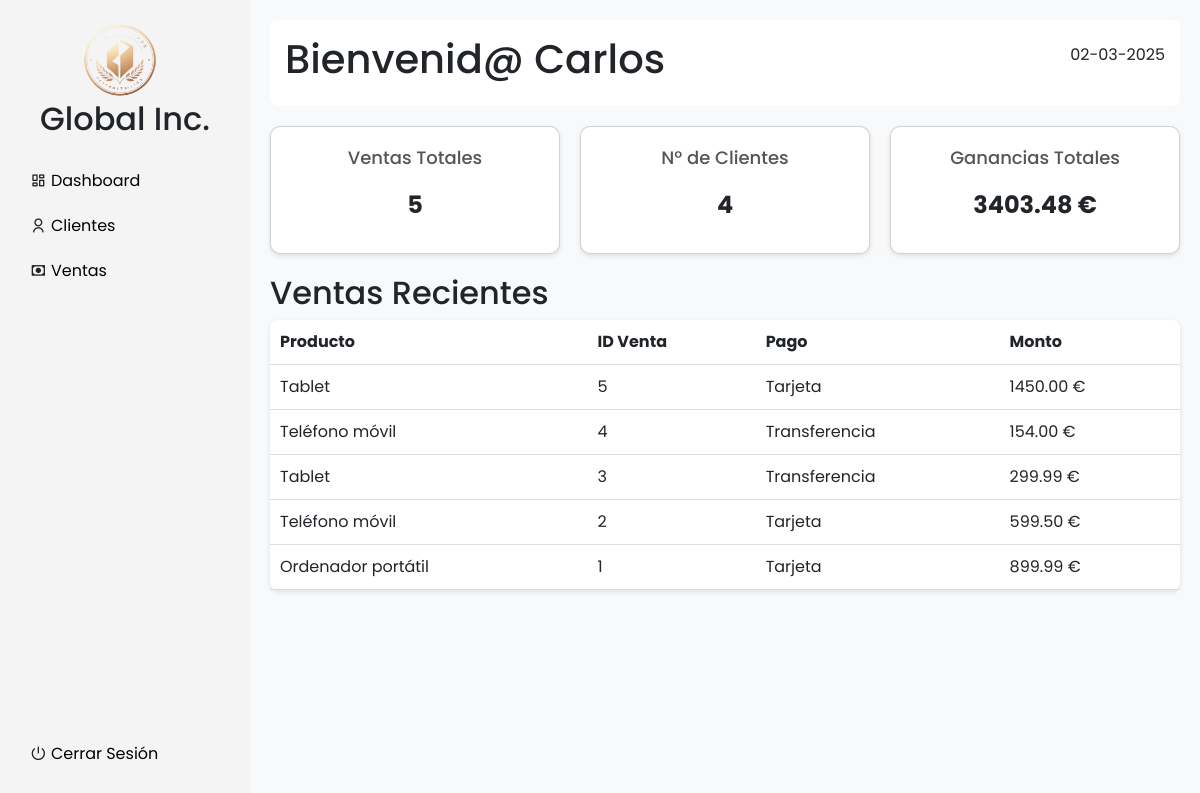
/inicioNormal.php (signed in), run on the app's committed database.
### tables this page shows
CREATE TABLE `ventas` (
  `cod` int(10) NOT NULL,
  `dni_cliente` varchar(9) DEFAULT NULL,
  `cod_trabajador` int(3) DEFAULT NULL,
  `cod_producto` int(3) DEFAULT NULL,
  `cantidad` int(11) NOT NULL,
  `cod_tipo_pago` int(10) DEFAULT NULL,
  `monto` decimal(10,2) NOT NULL,
  `fecha_venta` date DEFAULT curdate()
);

CREATE TABLE `productos` (
  `cod` int(3) NOT NULL,
  `descripcion` varchar(50) DEFAULT NULL,
  `cantidad` int(5) DEFAULT NULL
);

CREATE TABLE `tipo_pago` (
  `cod` int(2) NOT NULL,
  `descripcion` varchar(20) DEFAULT NULL
);

### inicioNormal.php (the view, shortened to what this page needs)
<?php
include('conexion.php');
$nombre = $_SESSION["nombre"];
?>
<!DOCTYPE html>
<html lang="es">
<head>
    <link rel="stylesheet" href="https://cdnjs.cloudflare.com/ajax/libs/remixicon/4.6.0/remixicon.css">
    <link href="https://cdn.jsdelivr.net/npm/bootstrap@5.3.3/dist/css/bootstrap.min.css" rel="stylesheet">
    <link rel="stylesheet" href="css/style.css">
    </head>
<body>
    <div class="contenedor">
        <aside class="sidebar">
            <img src="src/logo.png" alt="Global Inc. Logo" class="logo-empresa">
            <h2>Global Inc.</h2>
            <ul>
                <li><i class="ri-dashboard-line"></i><a href="inicioNormal.php"> Dashboard</a></li>
                <li><i class="ri-user-line"></i><a href="clientes.php"> Clientes</a></li>
                <li><i class="ri-cash-line"></i><a href="ventas.php"> Ventas</a></li>
                <li><i class="ri-shut-down-line"></i><a href="logout.php"> Cerrar Sesión</a></li>
            </ul>
        </aside>
        <main class="contenido-principal">
            <header>
                <h1>Bienvenid@ <?php echo htmlspecialchars($nombre); ?></h1>
                <p>
                    <?php
                        $query = "SELECT DATE_FORMAT(CURRENT_DATE, '%d-%m-%Y') AS dia_actual;";
                        $resultado = mysqli_query($conexion, $query);
                        $datos = mysqli_fetch_assoc($resultado);
                        echo $datos["dia_actual"]
                    ?>
                </p>
            </header>
            <section class="stats">
                <div class="card">
                    <h3>Ventas Totales</h3>
                    <p>
                        <?php
                            $query = "SELECT COUNT(*) AS ventas_totales FROM ventas;";
                            $resultado = mysqli_query($conexion, $query);
                            $datos = mysqli_fetch_assoc($resultado);
                            echo $datos["ventas_totales"]
                        ?>
                    </p>
                </div>
                <div class="card">
                    <h3>Nº de Clientes</h3>
                    <p>
                        <?php
                            $query = "SELECT COUNT(*) AS cantidad_cli FROM clientes;";
                            $resultado = mysqli_query($conexion, $query);
                            $datos = mysqli_fetch_assoc($resultado);
                            echo $datos["cantidad_cli"]
                        ?>
                    </p>
                </div>
                <div class="card">
                    <h3>Ganancias Totales</h3>
                    <p>
                        <?php
                            $query = "SELECT SUM(monto) AS ganancia_total FROM ventas;";
                            $resultado = mysqli_query($conexion, $query);
                            $datos = mysqli_fetch_assoc($resultado);
                            echo $datos["ganancia_total"] . " €";
                        ?>
                    </p>
                </div>
            </section>
            <section class="orders">
                <h2>Ventas Recientes</h2>
                <table>
                    <thead>
                        <th>Producto</th>
                        <th>ID Venta</th>
                        <th>Pago</th>
                        <th>Monto</th>
                    </thead>
                    <tbody>
                        <?php
                            $query = "SELECT p.descripcion AS nombre, v.cod AS id, tp.descripcion AS tipo, v.monto AS monto
                                        FROM ventas AS v, tipo_pago AS tp, productos AS p
                                        WHERE v.cod_tipo_pago = tp.cod
                                        AND v.cod_producto = p.cod
                                        ORDER BY id DESC
                                        LIMIT 5;";
                            $resultado = mysqli_query($conexion, $query);
                            while ($row = mysqli_fetch_assoc($resultado)){
                                echo "<tr>
                                        <td>" . $row['nombre'] . "</td>
                                        <td>" . $row['id'] . "</td>
                                        <td>" . $row['tipo'] . "</td>
                                        <td>" . $row['monto'] . " €</td>
                                    </tr>";
                            }
                        ?>
                    </tbody>
                </table>
            </section>
        </main>
    </div>
</body>
</html>

### css/style.css (style rules this page uses)
* { margin: 0; padding: 0; box-sizing: border-box; font-family: "Poppins", sans-serif; }
.contenedor { display: flex; height: 100vh; }
.sidebar { width: 250px; background: #f4f4f4; padding: 20px; }
.logo-empresa { width: 80px; height: 80px; margin-left: 60px; }
.sidebar h2 { text-align: center; margin-bottom: 20px; }
.sidebar ul { list-style: none; padding: 0; }
.sidebar ul li { padding: 10px; cursor: pointer; }
.sidebar li:last-child { position: absolute; bottom: 1.5rem; }
a { text-decoration: none; color: black; }
.contenido-principal { flex: 1; padding: 20px; background: #f8f9fa; }
header { display: flex; justify-content: space-between; align-items: center; background: white; padding: 15px; border-radius: 8px; margin-bottom: 20px; }
.stats { display: flex; gap: 20px; }
.card { flex: 1; background: white; padding: 20px; border-radius: 10px; text-align: center; box-shadow: 0px 2px 5px rgba(0, 0, 0, 0.1); position: relative; }
.card h3 { font-size: 18px; color: #555; }
.card p { font-size: 24px; font-weight: bold; margin: 10px 0; }
.orders { margin-top: 20px; }
.orders table { width: 100%; background: white; border-radius: 8px; padding: 10px; box-shadow: 0px 2px 5px rgba(0, 0, 0, 0.1); border-collapse: collapse; }
.orders th, .orders td { padding: 10px; text-align: left; border-bottom: 1px solid #ddd; }

### data on the page
ventas: cod_producto.descripcion "Tablet", cod "5", cod_tipo_pago.descripcion "Tarjeta", monto "1450.00"
ventas: cod_producto.descripcion "Teléfono móvil", cod "4", cod_tipo_pago.descripcion "Transferencia", monto "154.00"
ventas: cod_producto.descripcion "Tablet", cod "3", cod_tipo_pago.descripcion "Transferencia", monto "299.99"
ventas: cod_producto.descripcion "Teléfono móvil", cod "2", cod_tipo_pago.descripcion "Tarjeta", monto "599.50"
ventas: cod_producto.descripcion "Ordenador portátil", cod "1", cod_tipo_pago.descripcion "Tarjeta", monto "899.99"

### other printed values
$nombre "Carlos"
$datos["dia_actual"] "02-03-2025"
$datos["ventas_totales"] "5"
$datos["cantidad_cli"] "4"
$datos["ganancia_total"] "3403.48"
